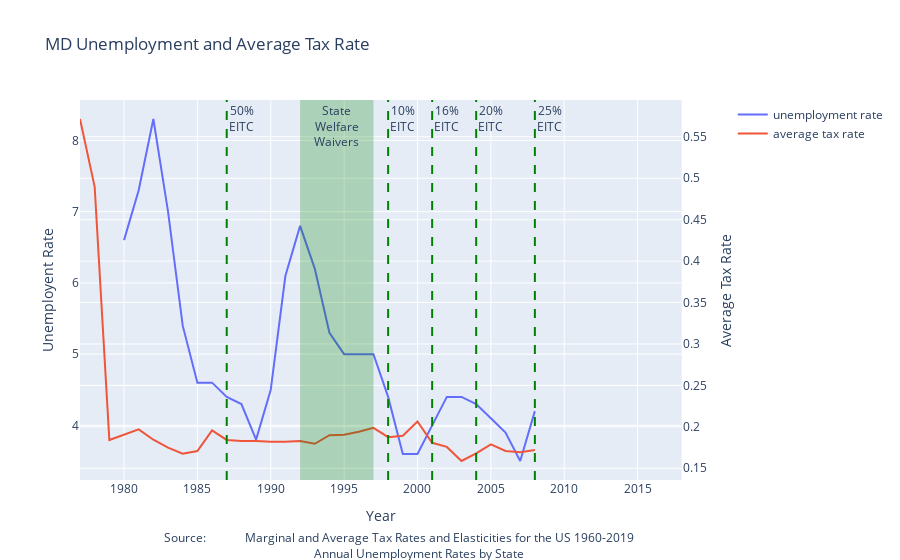

This figure's notebook cell:
### Code cell
import plotly.graph_objects as go
from plotly.subplots import make_subplots
import pandas as pd

df = pd.read_csv('df.csv')

# Create figure with secondary y-axis
fig = make_subplots(specs=[[{"secondary_y": True}]])

state = 'md'
plotly = df[df['code']== state]

# Add traces
fig.add_trace(
    go.Scatter(
    x=plotly['year'],
    y=plotly['rate'],
    name = "unemployment rate"),
    secondary_y=False,
)

fig.add_trace(
    go.Scatter(
    x=plotly['year'],
    y=plotly['c_avg'],
    name = "average tax rate"),
    secondary_y=True,
)

# Add figure title
fig.update_layout(
    title_text=state.upper()+" Unemployment and Average Tax Rate",
    annotations = [dict(
        x=0.5,
        y=-0.22,
        xref='paper',
        yref='paper',
        text='Source: <a href="http://users.nber.org/~taxsim/allyup/ally.html">\
            Marginal and Average Tax Rates and Elasticities for the US 1960-2019 </a><br><a href="https://www.icip.iastate.edu/tables/employment/unemployment-states">\
            Annual Unemployment Rates by State</a>',
        showarrow = False
    )]
)

fig.add_vrect(x0=1992, x1=1997, 
              annotation_text="State<br>Welfare<br>Waivers", annotation_position="top",
              fillcolor="green", opacity=0.25, line_width=0)

fig.add_vline(x=1987, line_width=2, line_dash="dash", line_color="green",annotation_text = "50%<br>EITC")
fig.add_vline(x=1998, line_width=2, line_dash="dash", line_color="green",annotation_text = "10%<br>EITC")
fig.add_vline(x=2001, line_width=2, line_dash="dash", line_color="green",annotation_text = "16%<br>EITC")
fig.add_vline(x=2004, line_width=2, line_dash="dash", line_color="green",annotation_text = "20%<br>EITC")
fig.add_vline(x=2008, line_width=2, line_dash="dash", line_color="green",annotation_text = "25%<br>EITC")


# Set x-axis title
fig.update_xaxes(title_text="Year")

# Set y-axes titles
fig.update_yaxes(title_text="Unemployent Rate", secondary_y=False)
fig.update_yaxes(title_text="Average Tax Rate", secondary_y=True)

fig.show()

### Figure 1 — Plotly figure (JSON) as saved in the notebook; plotly's stock layout.template omitted (floating-point values rounded to 4 significant figures)
{"data": [{"name": "unemployment rate", "type": "scatter", "x": [1977, 1978, 1979, 1980, 1981, 1982, 1983, 1984, 1985, 1986, 1987, 1988, 1989, 1990, 1991, 1992, 1993, 1994, 1995, 1996, 1997, 1998, 1999, 2000, 2001, 2002, 2003, 2004, 2005, 2006, 2007, 2008, 2009, 2010, 2011, 2012, 2013, 2014, 2015, 2016, 2017, 2018], "xaxis": "x", "y": [null, null, null, 6.6, 7.3, 8.3, 7, 5.4, 4.6, 4.6, 4.4, 4.3, 3.8, 4.5, 6.1, 6.8, 6.2, 5.3, 5, 5, 5, 4.4, 3.6, 3.6, 4, 4.4, 4.4, 4.3, 4.1, 3.9, 3.5, 4.2, null, null, null, null, null, null, null, null, null, null], "yaxis": "y"}, {"name": "average tax rate", "type": "scatter", "x": [1977, 1978, 1979, 1980, 1981, 1982, 1983, 1984, 1985, 1986, 1987, 1988, 1989, 1990, 1991, 1992, 1993, 1994, 1995, 1996, 1997, 1998, 1999, 2000, 2001, 2002, 2003, 2004, 2005, 2006, 2007, 2008, 2009, 2010, 2011, 2012, 2013, 2014, 2015, 2016, 2017, 2018], "xaxis": "x", "y": [0.5715, 0.4896, 0.1841, 0.1906, 0.197, 0.1845, 0.175, 0.1676, 0.1709, 0.1957, 0.1842, 0.1828, 0.1829, 0.182, 0.182, 0.183, 0.1796, 0.1899, 0.1906, 0.1942, 0.1988, 0.1876, 0.1893, 0.2064, 0.1808, 0.1758, 0.1588, 0.168, 0.1789, 0.1709, 0.1694, 0.172, null, null, null, null, null, null, null, null, null, null], "yaxis": "y2"}], "layout": {"annotations": [{"showarrow": false, "text": "Source: <a href=\"http://users.nber.org/~taxsim/allyup/ally.html\">            Marginal and Average Tax Rates and Elasticities for the US 1960-2019 </a><br><a href=\"https://www.icip.iastate.edu/tables/employment/unemployment-states\">            Annual Unemployment Rates by State</a>", "x": 0.5, "xref": "paper", "y": -0.22, "yref": "paper"}, {"showarrow": false, "text": "State<br>Welfare<br>Waivers", "x": 1994.0, "xanchor": "center", "xref": "x", "y": 1, "yanchor": "top", "yref": "y domain"}, {"showarrow": false, "text": "50%<br>EITC", "x": 1987, "xanchor": "left", "xref": "x", "y": 1, "yanchor": "top", "yref": "y domain"}, {"showarrow": false, "text": "10%<br>EITC", "x": 1998, "xanchor": "left", "xref": "x", "y": 1, "yanchor": "top", "yref": "y domain"}, {"showarrow": false, "text": "16%<br>EITC", "x": 2001, "xanchor": "left", "xref": "x", "y": 1, "yanchor": "top", "yref": "y domain"}, {"showarrow": false, "text": "20%<br>EITC", "x": 2004, "xanchor": "left", "xref": "x", "y": 1, "yanchor": "top", "yref": "y domain"}, {"showarrow": false, "text": "25%<br>EITC", "x": 2008, "xanchor": "left", "xref": "x", "y": 1, "yanchor": "top", "yref": "y domain"}], "shapes": [{"fillcolor": "green", "line": {"width": 0}, "opacity": 0.25, "type": "rect", "x0": 1992, "x1": 1997, "xref": "x", "y0": 0, "y1": 1, "yref": "y domain"}, {"line": {"color": "green", "dash": "dash", "width": 2}, "type": "line", "x0": 1987, "x1": 1987, "xref": "x", "y0": 0, "y1": 1, "yref": "y domain"}, {"line": {"color": "green", "dash": "dash", "width": 2}, "type": "line", "x0": 1998, "x1": 1998, "xref": "x", "y0": 0, "y1": 1, "yref": "y domain"}, {"line": {"color": "green", "dash": "dash", "width": 2}, "type": "line", "x0": 2001, "x1": 2001, "xref": "x", "y0": 0, "y1": 1, "yref": "y domain"}, {"line": {"color": "green", "dash": "dash", "width": 2}, "type": "line", "x0": 2004, "x1": 2004, "xref": "x", "y0": 0, "y1": 1, "yref": "y domain"}, {"line": {"color": "green", "dash": "dash", "width": 2}, "type": "line", "x0": 2008, "x1": 2008, "xref": "x", "y0": 0, "y1": 1, "yref": "y domain"}], "title": {"text": "MD Unemployment and Average Tax Rate"}, "xaxis": {"anchor": "y", "domain": [0, 0.94], "title": {"text": "Year"}}, "yaxis": {"anchor": "x", "domain": [0, 1], "title": {"text": "Unemployent Rate"}}, "yaxis2": {"anchor": "x", "overlaying": "y", "side": "right", "title": {"text": "Average Tax Rate"}}}}
